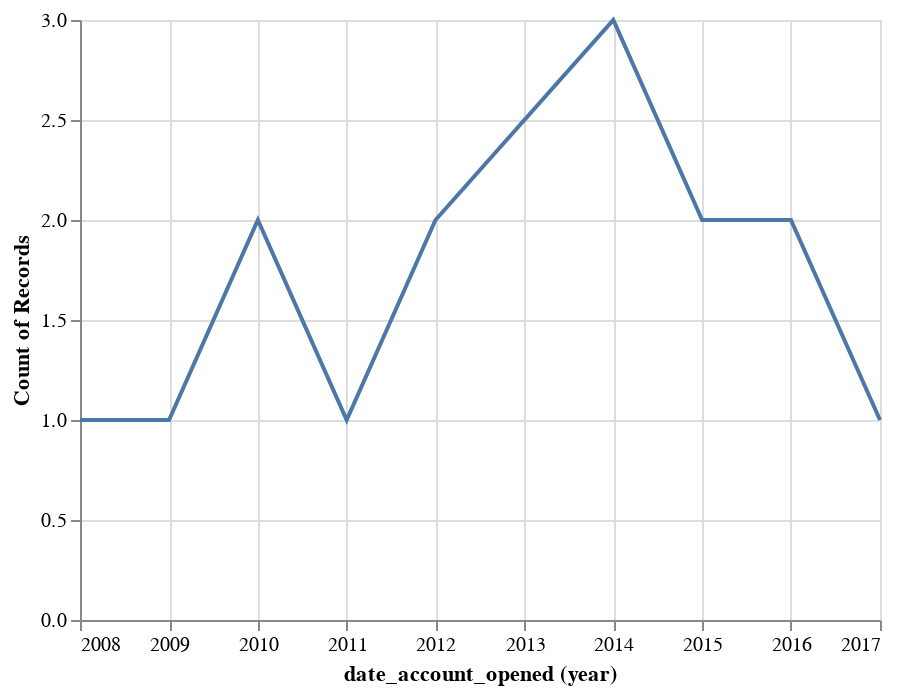
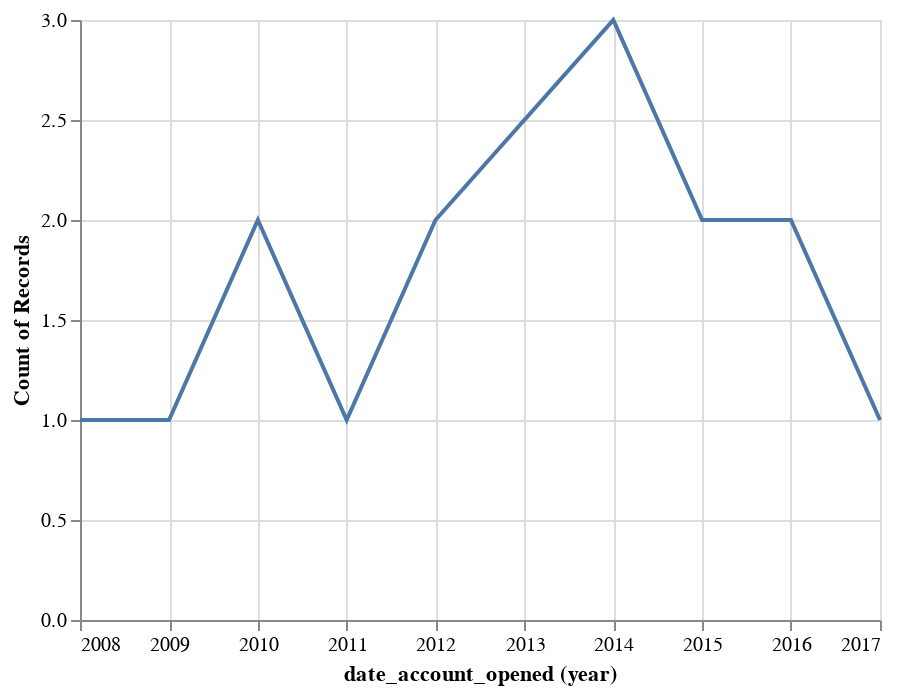

The notebook cell saved with these charts, in order:
### Code cell
print(f"i: {i}")
p = solve_task(sampled_tasks_df.index[i])
i += 1

### Figure 1 — Vega-Lite specification as saved in the notebook (floating-point values rounded to 4 significant figures)
{"config": {"view": {"continuousWidth": 400, "continuousHeight": 300}}, "data": {"name": "data-3fbf51a81909077c9fb172facf48d0e0"}, "mark": "line", "encoding": {"x": {"field": "date_account_opened", "timeUnit": "year", "type": "temporal"}, "y": {"aggregate": "count", "field": "date_account_opened", "sort": "x", "type": "quantitative"}}, "$schema": "https://vega.github.io/schema/vega-lite/v4.17.0.json", "datasets": {"data-3fbf51a81909077c9fb172facf48d0e0": [{"account_id": 1, "customer_id": 8, "date_account_opened": "2016-07-30 22:22:24", "account_name": "900", "other_account_details": "regular"}, {"account_id": 2, "customer_id": 3, "date_account_opened": "2017-05-29 16:45:17", "account_name": "520", "other_account_details": "vip"}, {"account_id": 3, "customer_id": 8, "date_account_opened": "2012-05-04 18:50:32", "account_name": "323", "other_account_details": "regular"}, {"account_id": 4, "customer_id": 15, "date_account_opened": "2011-03-29 15:06:59", "account_name": "390", "other_account_details": "vip"}, {"account_id": 5, "customer_id": 15, "date_account_opened": "2014-08-11 18:15:14", "account_name": "935", "other_account_details": "regular"}, {"account_id": 6, "customer_id": 12, "date_account_opened": "2014-05-30 12:16:52", "account_name": "371", "other_account_details": "regular"}, {"account_id": 7, "customer_id": 13, "date_account_opened": "2015-11-03 08:04:15", "account_name": "398", "other_account_details": "vip"}, {"account_id": 8, "customer_id": 9, "date_account_opened": "2009-06-13 11:41:52", "account_name": "710", "other_account_details": "regular"}, {"account_id": 9, "customer_id": 8, "date_account_opened": "2010-10-22 13:33:45", "account_name": "337", "other_account_details": "regular"}, {"account_id": 10, "customer_id": 15, "date_account_opened": "2016-04-25 21:49:17", "account_name": "429", "other_account_details": "vip"}, {"account_id": 11, "customer_id": 13, "date_account_opened": "2012-07-09 23:40:15", "account_name": "191", "other_account_details": "vip"}, {"account_id": 12, "customer_id": 8, "date_account_opened": "2015-02-02 09:47:08", "account_name": "601", "other_account_details": "regular"}, {"account_id": 13, "customer_id": 13, "date_account_opened": "2010-06-16 09:35:00", "account_name": "272", "other_account_details": "regular"}, {"account_id": 14, "customer_id": 13, "date_account_opened": "2014-12-28 07:29:42", "account_name": "861", "other_account_details": "vip"}, {"account_id": 15, "customer_id": 6, "date_account_opened": "2008-05-04 22:15:56", "account_name": "662", "other_account_details": "vip"}]}}

### Figure 2 — Vega-Lite specification as saved in the notebook (floating-point values rounded to 4 significant figures)
{"config": {"view": {"continuousWidth": 400, "continuousHeight": 300}}, "data": {"name": "data-3fbf51a81909077c9fb172facf48d0e0"}, "mark": "line", "encoding": {"x": {"field": "date_account_opened", "sort": "ascending", "timeUnit": "year", "type": "temporal"}, "y": {"aggregate": "count", "field": "date_account_opened", "type": "quantitative"}}, "$schema": "https://vega.github.io/schema/vega-lite/v4.17.0.json", "datasets": {"data-3fbf51a81909077c9fb172facf48d0e0": [{"account_id": 1, "customer_id": 8, "date_account_opened": "2016-07-30 22:22:24", "account_name": "900", "other_account_details": "regular"}, {"account_id": 2, "customer_id": 3, "date_account_opened": "2017-05-29 16:45:17", "account_name": "520", "other_account_details": "vip"}, {"account_id": 3, "customer_id": 8, "date_account_opened": "2012-05-04 18:50:32", "account_name": "323", "other_account_details": "regular"}, {"account_id": 4, "customer_id": 15, "date_account_opened": "2011-03-29 15:06:59", "account_name": "390", "other_account_details": "vip"}, {"account_id": 5, "customer_id": 15, "date_account_opened": "2014-08-11 18:15:14", "account_name": "935", "other_account_details": "regular"}, {"account_id": 6, "customer_id": 12, "date_account_opened": "2014-05-30 12:16:52", "account_name": "371", "other_account_details": "regular"}, {"account_id": 7, "customer_id": 13, "date_account_opened": "2015-11-03 08:04:15", "account_name": "398", "other_account_details": "vip"}, {"account_id": 8, "customer_id": 9, "date_account_opened": "2009-06-13 11:41:52", "account_name": "710", "other_account_details": "regular"}, {"account_id": 9, "customer_id": 8, "date_account_opened": "2010-10-22 13:33:45", "account_name": "337", "other_account_details": "regular"}, {"account_id": 10, "customer_id": 15, "date_account_opened": "2016-04-25 21:49:17", "account_name": "429", "other_account_details": "vip"}, {"account_id": 11, "customer_id": 13, "date_account_opened": "2012-07-09 23:40:15", "account_name": "191", "other_account_details": "vip"}, {"account_id": 12, "customer_id": 8, "date_account_opened": "2015-02-02 09:47:08", "account_name": "601", "other_account_details": "regular"}, {"account_id": 13, "customer_id": 13, "date_account_opened": "2010-06-16 09:35:00", "account_name": "272", "other_account_details": "regular"}, {"account_id": 14, "customer_id": 13, "date_account_opened": "2014-12-28 07:29:42", "account_name": "861", "other_account_details": "vip"}, {"account_id": 15, "customer_id": 6, "date_account_opened": "2008-05-04 22:15:56", "account_name": "662", "other_account_details": "vip"}]}}
